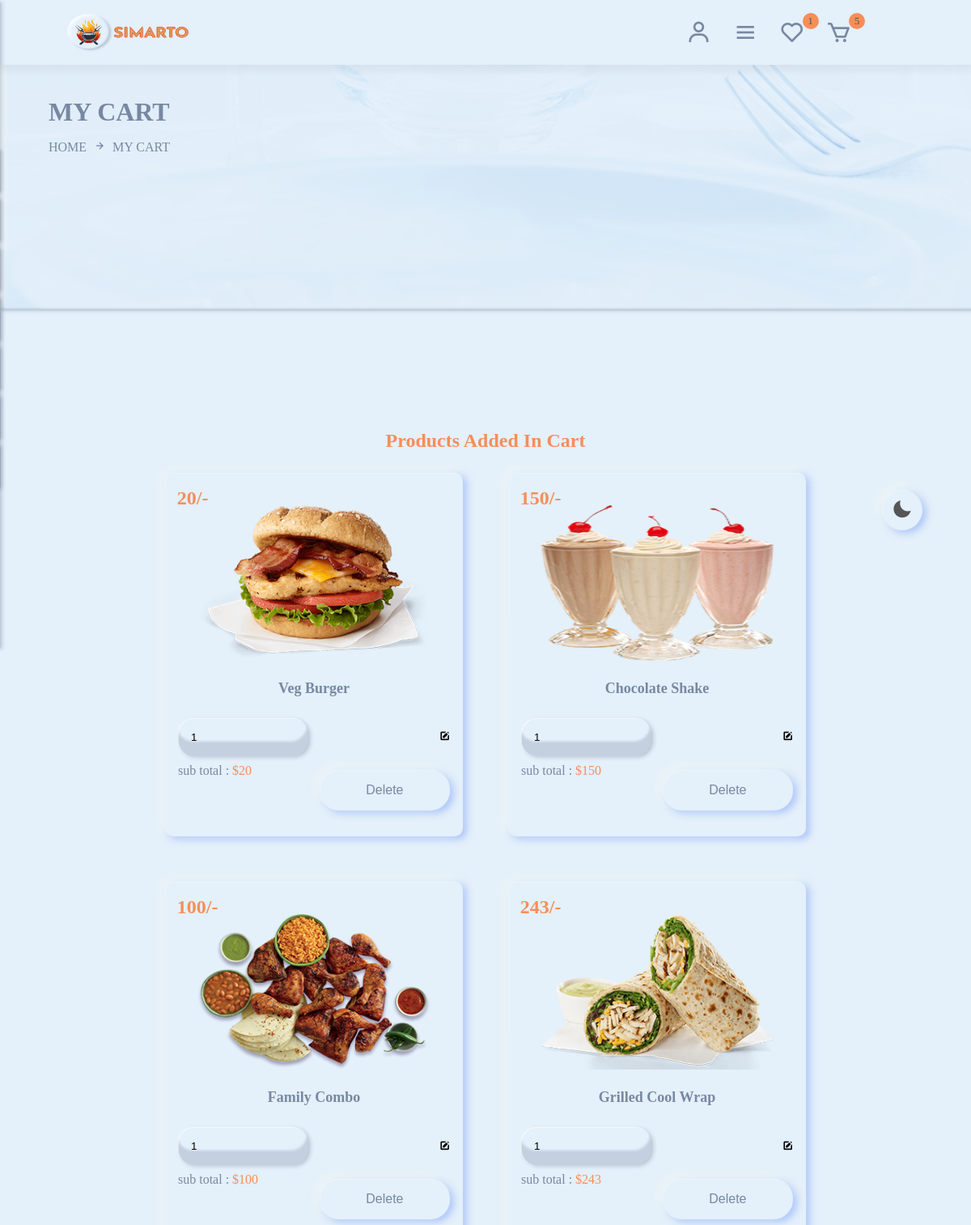
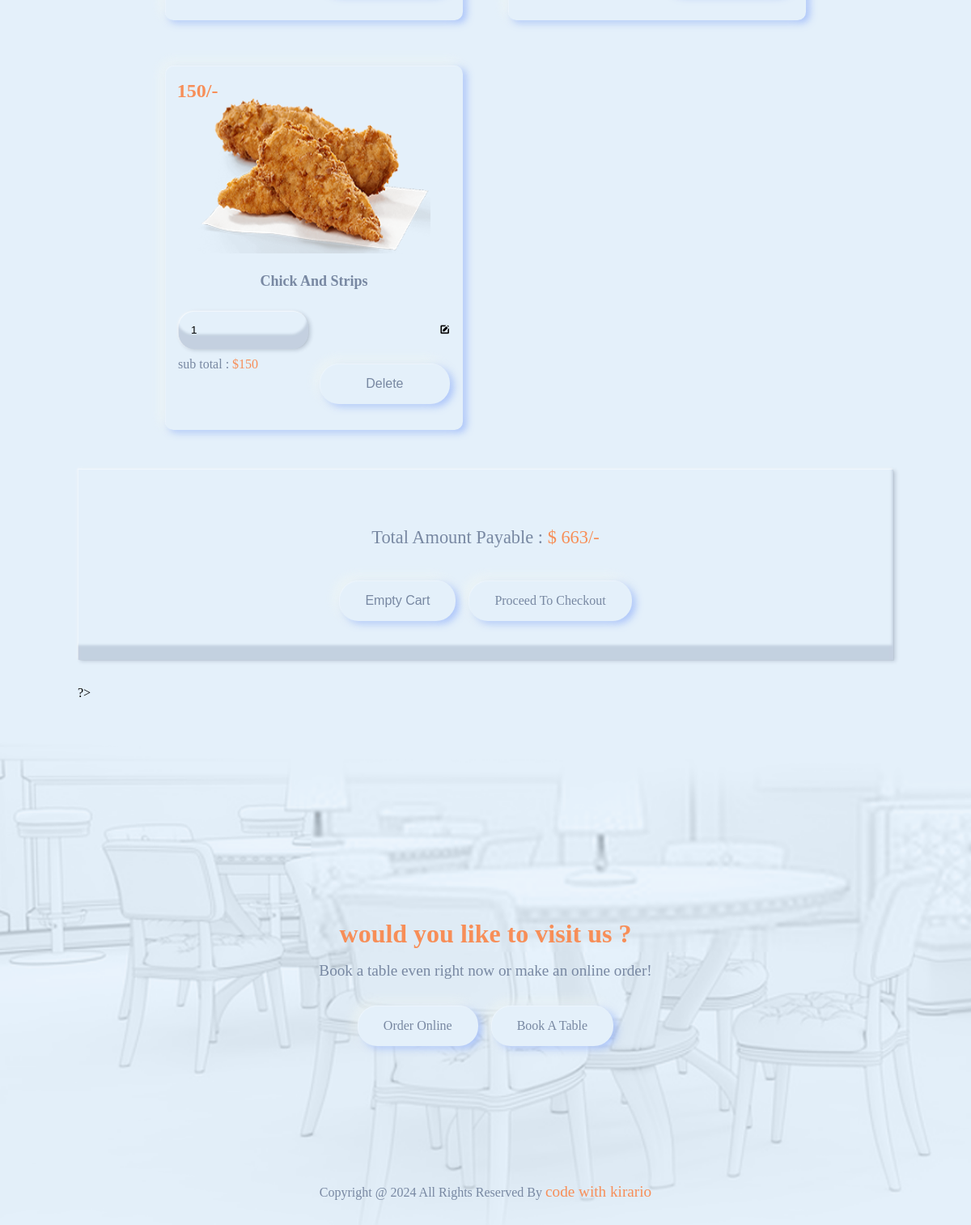
The app's page /Restaurant/cart.php (signed in) with its own data (2 pictures, top to bottom).
### tables this page shows
CREATE TABLE `cart` (
  `id` varchar(20) NOT NULL,
  `user_id` varchar(50) NOT NULL,
  `product_id` varchar(50) NOT NULL,
  `price` varchar(50) NOT NULL,
  `qty` varchar(20) NOT NULL
);

CREATE TABLE `products` (
  `id` varchar(255) NOT NULL,
  `name` varchar(255) NOT NULL,
  `price` varchar(255) NOT NULL,
  `image` varchar(255) NOT NULL,
  `category` varchar(255) NOT NULL,
  `product_detail` varchar(1000) NOT NULL,
  `status` varchar(255) NOT NULL
);

### Restaurant/cart.php (the view, shortened to what this page needs)
<?php
    include 'components/connect.php';
    if (isset($_SESSION['user_id'])) {
        $user_id = $_SESSION['user_id'];
    }else{
        $user_id = '';
    }
?>
<!DOCTYPE html>
<html lang="en">
<head>
    <link href='https://unpkg.com/boxicons@2.1.4/css/boxicons.min.css' rel='stylesheet'>
    <link rel="stylesheet" href="https://cdnjs.cloudflare.com/ajax/libs/font-awesome/6.4.0/css/all.min.css">
</head>
<body>
    <?php include 'components/user_header.php'; ?>
    <div class="banner">
        <div class="detail">
            <h1>my cart</h1>
            <a href="home.php">home</a><span><i class="bx bx-right-arrow-alt"></i>my cart</span>
        </div>
    </div>
    <section class="products">
        <div class="title">
            <h1>products added in cart</h1>
        </div>
        <div class="box-container">
            <?php
            $grand_total = 0;
            $select_cart = $conn->prepare("SELECT * FROM `cart` WHERE user_id = ?");
            $select_cart->execute([$user_id]);
            if ($select_cart->rowCount() > 0) {
                while($fetch_cart = $select_cart->fetch(PDO::FETCH_ASSOC)){
                    $select_products = $conn->prepare("SELECT * FROM `products` WHERE id = ?");
                    $select_products->execute([$fetch_cart['product_id']]);
                    if ($select_products->rowCount() > 0) {
                        $fetch_products = $select_products->fetch(PDO::FETCH_ASSOC);
            ?>
            <form action="" method="post" class="box">
                <img src="uploaded_img/<?= $fetch_products['image']; ?>" class="img">
                <h3 class="name"><?= $fetch_products['name']; ?></h3>
                <div class="flex-btn">
                    <p class="price"><?= $fetch_products['price']; ?>/-</p>
                    <input type="number" name="qty" required min="1" value="<?= $fetch_cart['qty']; ?>" max="99" maxlength="2" class="qtys">
                    <button type="submit" name="update_cart" class="bx bxs-edit fa edit"></button>
                </div>
                <div class="flex-btn">
                    <p class="sub total">sub total : <span>$<?= $sub_total = ($fetch_cart['qty'] * $fetch_cart['price']); ?></span></p>
                    <button type="submit" name="delete_item" class="btn" onclick="return confirm('delete this item');">delete</button>
                </div>
            </form>
            <?php
                    $grand_total+=$sub_total;
                    }else{
                        echo'
                        <div class="empty">
                            <p>no products was found!</p>
                        </div>
                    ';
                    }
                }
            }else{
                echo'
                        <div class="empty">
                            <p>no products added yet!</p>
                        </div>
                    ';
            }
            ?>
        </div>
        <?php
            if ($grand_total != 0) {
        ?>
        <div class="cart-total">
            <p>total amount payable : <span>$ <?= $grand_total; ?>/-</span></p>
            <div class="button">
                <form action="" method="post">
                    <button type="submit" name= "empty_cart" class="btn" onclick="return confirm('are you sure to empty your cart');">empty cart</button>
                </form>
                <a href="checkout.php" class="btn">proceed to checkout</a>
            </div>
        </div>
        <?php }?>
        ?>
    </section>
    <?php include 'components/footer.php'; ?>
<?php include 'components/dark.php'; ?>
</body>
</html>

### Restaurant/components/user_header.php (shortened to what this page needs)
<div class="head">
    <header>
        <div class="logo">
            <img src="image/logo.png">
        </div>
        <div class="logo1">
            <div class="bx bx-user" id="user-btn"></div>
            <div class="bx bx-menu" id="menu-btn"></div>
            <?php
            $count_wishlist_item = $conn->prepare("SELECT * FROM `wishlist` WHERE user_id = ?");
            $count_wishlist_item->execute([$user_id]);
            $total_wishlist_items = $count_wishlist_item->rowCount();
            ?>
            <a href="wishlist.php" class="cart-btn"><i class="bx bx-heart"></i><sup><?= $total_wishlist_items; ?></sup></a>
            <?php
            $count_cart_item = $conn->prepare("SELECT * FROM `cart` WHERE user_id = ?");
            $count_cart_item->execute([$user_id]);
            $total_cart_items = $count_cart_item->rowCount();
            ?>
            <a href="cart.php" class="cart-btn"><i class="bx bx-cart"></i><sup><?= $total_cart_items; ?></sup></a>
        </div>
    </header>
</div>

### Restaurant/components/footer.php
<footer>
    <h1>would you like to visit us ?</h1>
    <span>Book a table even right now or make an online order!</span>
    <div class="flex-btn">
        <a href="menu.php" class="btn">order online</a>
        <a href="reservation.php" class="btn">book a table</a>
    </div>
    <div class="bottom">
        <p>Copyright @ 2024 All Rights Reserved By <span>code with kirario</span></p>
    </div>
</footer>

### Restaurant/components/dark.php (shortened to what this page needs)
<div class="day-night">
    <i class="bx"></i>
</div>

### records on screen
cart: product.image (picture), product.name "Veg Burger", product.price "20", qty "1", $sub_total=($fetch_cart['qty']*$fetch_cart['price']) "20"
cart: product.image (picture), product.name "Chocolate Shake", product.price "150", qty "1", $sub_total=($fetch_cart['qty']*$fetch_cart['price']) "150"
cart: product.image (picture), product.name "Family Combo", product.price "100", qty "1", $sub_total=($fetch_cart['qty']*$fetch_cart['price']) "100"
cart: product.image (picture), product.name "Grilled Cool Wrap", product.price "243", qty "1", $sub_total=($fetch_cart['qty']*$fetch_cart['price']) "243"
cart: product.image (picture), product.name "Chick And Strips", product.price "150", qty "1", $sub_total=($fetch_cart['qty']*$fetch_cart['price']) "150"

### other values on screen
$total_wishlist_items "1"
$total_cart_items "5"
$grand_total "663"
